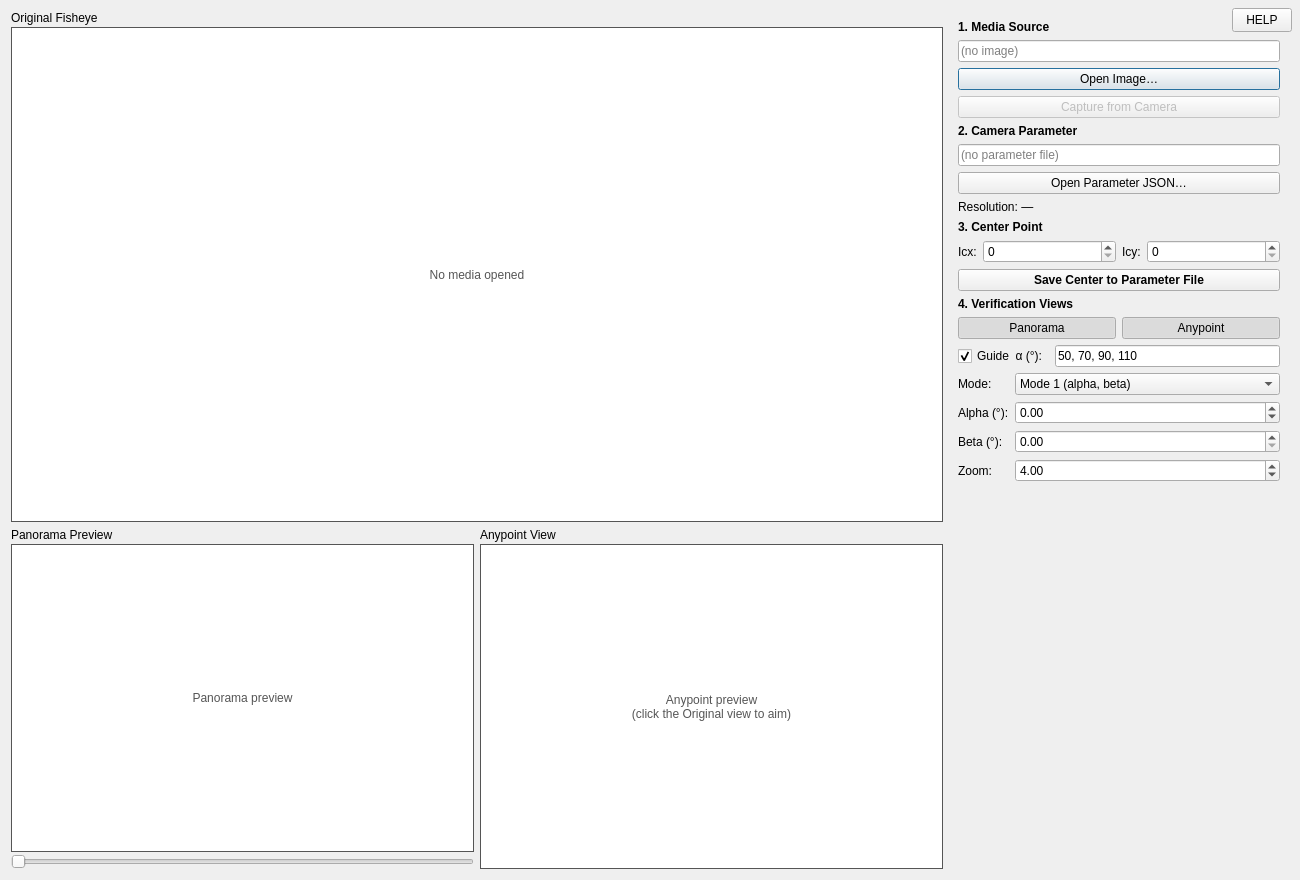
<?xml version="1.0" encoding="UTF-8"?>
<ui version="4.0">
 <class>Dialog_Center_Setup</class>
 <widget class="QDialog" name="Dialog_Center_Setup">
  <property name="geometry">
   <rect>
    <x>0</x>
    <y>0</y>
    <width>1300</width>
    <height>880</height>
   </rect>
  </property>
  <property name="windowTitle">
   <string>Fisheye Camera Center Setup</string>
  </property>
  <layout class="QHBoxLayout" name="rootLayout">
   <item>
    <widget class="QWidget" name="leftBox" native="true">
     <property name="sizePolicy">
      <sizepolicy hsizetype="Expanding" vsizetype="Expanding">
       <horstretch>1</horstretch>
       <verstretch>0</verstretch>
      </sizepolicy>
     </property>
     <layout class="QVBoxLayout" name="leftV">
      <property name="leftMargin">
       <number>0</number>
      </property>
      <property name="topMargin">
       <number>0</number>
      </property>
      <property name="rightMargin">
       <number>0</number>
      </property>
      <property name="bottomMargin">
       <number>0</number>
      </property>
      <item>
       <widget class="QWidget" name="oriBox" native="true">
        <property name="sizePolicy">
         <sizepolicy hsizetype="Expanding" vsizetype="Expanding">
          <horstretch>0</horstretch>
          <verstretch>3</verstretch>
         </sizepolicy>
        </property>
        <layout class="QVBoxLayout" name="oriV">
         <property name="spacing">
          <number>2</number>
         </property>
         <property name="leftMargin">
          <number>0</number>
         </property>
         <property name="topMargin">
          <number>0</number>
         </property>
         <property name="rightMargin">
          <number>0</number>
         </property>
         <property name="bottomMargin">
          <number>0</number>
         </property>
         <item>
          <widget class="QLabel" name="title_original">
           <property name="text">
            <string>Original Fisheye</string>
           </property>
          </widget>
         </item>
         <item>
          <widget class="QLabel" name="oriLabel">
           <property name="sizePolicy">
            <sizepolicy hsizetype="Expanding" vsizetype="Expanding">
             <horstretch>0</horstretch>
             <verstretch>1</verstretch>
            </sizepolicy>
           </property>
           <property name="minimumSize">
            <size>
             <width>460</width>
             <height>360</height>
            </size>
           </property>
           <property name="cursor">
            <cursorShape>CrossCursor</cursorShape>
           </property>
           <property name="styleSheet">
            <string notr="true">background:#fff;color:#555;</string>
           </property>
           <property name="frameShape">
            <enum>QFrame::Box</enum>
           </property>
           <property name="text">
            <string>No media opened</string>
           </property>
           <property name="alignment">
            <set>Qt::AlignCenter</set>
           </property>
          </widget>
         </item>
        </layout>
       </widget>
      </item>
      <item>
       <widget class="QWidget" name="bottomBox" native="true">
        <property name="sizePolicy">
         <sizepolicy hsizetype="Expanding" vsizetype="Expanding">
          <horstretch>0</horstretch>
          <verstretch>2</verstretch>
         </sizepolicy>
        </property>
        <layout class="QHBoxLayout" name="bottomRow">
         <property name="leftMargin">
          <number>0</number>
         </property>
         <property name="topMargin">
          <number>0</number>
         </property>
         <property name="rightMargin">
          <number>0</number>
         </property>
         <property name="bottomMargin">
          <number>0</number>
         </property>
         <item>
          <widget class="QWidget" name="panoBox" native="true">
           <property name="sizePolicy">
            <sizepolicy hsizetype="Expanding" vsizetype="Expanding">
             <horstretch>1</horstretch>
             <verstretch>0</verstretch>
            </sizepolicy>
           </property>
           <layout class="QVBoxLayout" name="panoV">
            <property name="spacing">
             <number>2</number>
            </property>
            <property name="leftMargin">
             <number>0</number>
            </property>
            <property name="topMargin">
             <number>0</number>
            </property>
            <property name="rightMargin">
             <number>0</number>
            </property>
            <property name="bottomMargin">
             <number>0</number>
            </property>
            <item>
             <widget class="QWidget" name="panoView" native="true">
              <property name="sizePolicy">
               <sizepolicy hsizetype="Expanding" vsizetype="Expanding">
                <horstretch>0</horstretch>
                <verstretch>1</verstretch>
               </sizepolicy>
              </property>
              <layout class="QVBoxLayout" name="panoTitledV">
               <property name="spacing">
                <number>2</number>
               </property>
               <property name="leftMargin">
                <number>0</number>
               </property>
               <property name="topMargin">
                <number>0</number>
               </property>
               <property name="rightMargin">
                <number>0</number>
               </property>
               <property name="bottomMargin">
                <number>0</number>
               </property>
               <item>
                <widget class="QLabel" name="title_panorama">
                 <property name="text">
                  <string>Panorama Preview</string>
                 </property>
                </widget>
               </item>
               <item>
                <widget class="QLabel" name="panoLabel">
                 <property name="sizePolicy">
                  <sizepolicy hsizetype="Expanding" vsizetype="Expanding">
                   <horstretch>0</horstretch>
                   <verstretch>1</verstretch>
                  </sizepolicy>
                 </property>
                 <property name="minimumSize">
                  <size>
                   <width>300</width>
                   <height>180</height>
                  </size>
                 </property>
                 <property name="styleSheet">
                  <string notr="true">background:#fff;color:#555;</string>
                 </property>
                 <property name="frameShape">
                  <enum>QFrame::Box</enum>
                 </property>
                 <property name="text">
                  <string>Panorama preview</string>
                 </property>
                 <property name="alignment">
                  <set>Qt::AlignCenter</set>
                 </property>
                </widget>
               </item>
              </layout>
             </widget>
            </item>
            <item>
             <widget class="QSlider" name="panoSlider">
              <property name="maximum">
               <number>100</number>
              </property>
              <property name="value">
               <number>0</number>
              </property>
              <property name="orientation">
               <enum>Qt::Horizontal</enum>
              </property>
             </widget>
            </item>
           </layout>
          </widget>
         </item>
         <item>
          <widget class="QWidget" name="anyBox" native="true">
           <property name="sizePolicy">
            <sizepolicy hsizetype="Expanding" vsizetype="Expanding">
             <horstretch>1</horstretch>
             <verstretch>0</verstretch>
            </sizepolicy>
           </property>
           <layout class="QVBoxLayout" name="anyTitledV">
            <property name="spacing">
             <number>2</number>
            </property>
            <property name="leftMargin">
             <number>0</number>
            </property>
            <property name="topMargin">
             <number>0</number>
            </property>
            <property name="rightMargin">
             <number>0</number>
            </property>
            <property name="bottomMargin">
             <number>0</number>
            </property>
            <item>
             <widget class="QLabel" name="title_anypoint">
              <property name="text">
               <string>Anypoint View</string>
              </property>
             </widget>
            </item>
            <item>
             <widget class="QLabel" name="anyLabel">
              <property name="sizePolicy">
               <sizepolicy hsizetype="Expanding" vsizetype="Expanding">
                <horstretch>0</horstretch>
                <verstretch>1</verstretch>
               </sizepolicy>
              </property>
              <property name="minimumSize">
               <size>
                <width>240</width>
                <height>180</height>
               </size>
              </property>
              <property name="styleSheet">
               <string notr="true">background:#fff;color:#555;</string>
              </property>
              <property name="frameShape">
               <enum>QFrame::Box</enum>
              </property>
              <property name="text">
               <string>Anypoint preview
(click the Original view to aim)</string>
              </property>
              <property name="alignment">
               <set>Qt::AlignCenter</set>
              </property>
             </widget>
            </item>
           </layout>
          </widget>
         </item>
        </layout>
       </widget>
      </item>
     </layout>
    </widget>
   </item>
   <item>
    <widget class="QWidget" name="panelW" native="true">
     <property name="sizePolicy">
      <sizepolicy hsizetype="Fixed" vsizetype="Preferred">
       <horstretch>0</horstretch>
       <verstretch>0</verstretch>
      </sizepolicy>
     </property>
     <property name="minimumSize">
      <size>
       <width>340</width>
       <height>0</height>
      </size>
     </property>
     <property name="maximumSize">
      <size>
       <width>340</width>
       <height>16777215</height>
      </size>
     </property>
     <layout class="QVBoxLayout" name="panel">
      <property name="spacing">
       <number>6</number>
      </property>
      <item>
       <widget class="QLabel" name="header_media">
        <property name="font">
         <font>
          <bold>true</bold>
         </font>
        </property>
        <property name="text">
         <string>1. Media Source</string>
        </property>
       </widget>
      </item>
      <item>
       <widget class="QLineEdit" name="imagePathEdit">
        <property name="readOnly">
         <bool>true</bool>
        </property>
        <property name="placeholderText">
         <string>(no image)</string>
        </property>
       </widget>
      </item>
      <item>
       <widget class="QPushButton" name="btnOpenImage">
        <property name="text">
         <string>Open Image…</string>
        </property>
       </widget>
      </item>
      <item>
       <widget class="QPushButton" name="btnCaptureCamera">
        <property name="enabled">
         <bool>false</bool>
        </property>
        <property name="text">
         <string>Capture from Camera</string>
        </property>
        <property name="toolTip">
         <string>Grab a fresh full-resolution frame from the rig's camera server, the same capture the main window's Capture button uses. Enabled only when this dialog is opened from the main app.</string>
        </property>
       </widget>
      </item>
      <item>
       <widget class="QLabel" name="header_param">
        <property name="font">
         <font>
          <bold>true</bold>
         </font>
        </property>
        <property name="text">
         <string>2. Camera Parameter</string>
        </property>
       </widget>
      </item>
      <item>
       <widget class="QLineEdit" name="paramPathEdit">
        <property name="readOnly">
         <bool>true</bool>
        </property>
        <property name="placeholderText">
         <string>(no parameter file)</string>
        </property>
       </widget>
      </item>
      <item>
       <widget class="QPushButton" name="btnOpenParam">
        <property name="text">
         <string>Open Parameter JSON…</string>
        </property>
       </widget>
      </item>
      <item>
       <widget class="QLabel" name="resLabel">
        <property name="text">
         <string>Resolution: —</string>
        </property>
       </widget>
      </item>
      <item>
       <widget class="QLabel" name="header_center">
        <property name="font">
         <font>
          <bold>true</bold>
         </font>
        </property>
        <property name="text">
         <string>3. Center Point</string>
        </property>
       </widget>
      </item>
      <item>
       <layout class="QHBoxLayout" name="icRow">
        <item>
         <widget class="QLabel" name="label_icx">
          <property name="text">
           <string>Icx:</string>
          </property>
         </widget>
        </item>
        <item>
         <widget class="QSpinBox" name="spinIcx">
          <property name="sizePolicy">
           <sizepolicy hsizetype="Expanding" vsizetype="Fixed">
            <horstretch>1</horstretch>
            <verstretch>0</verstretch>
           </sizepolicy>
          </property>
          <property name="maximum">
           <number>100000</number>
          </property>
         </widget>
        </item>
        <item>
         <widget class="QLabel" name="label_icy">
          <property name="text">
           <string>Icy:</string>
          </property>
         </widget>
        </item>
        <item>
         <widget class="QSpinBox" name="spinIcy">
          <property name="sizePolicy">
           <sizepolicy hsizetype="Expanding" vsizetype="Fixed">
            <horstretch>1</horstretch>
            <verstretch>0</verstretch>
           </sizepolicy>
          </property>
          <property name="maximum">
           <number>100000</number>
          </property>
         </widget>
        </item>
       </layout>
      </item>
      <item>
       <widget class="QPushButton" name="btnSaveCenter">
        <property name="styleSheet">
         <string notr="true">font-weight:bold;</string>
        </property>
        <property name="text">
         <string>Save Center to Parameter File</string>
        </property>
       </widget>
      </item>
      <item>
       <widget class="QLabel" name="header_views">
        <property name="font">
         <font>
          <bold>true</bold>
         </font>
        </property>
        <property name="text">
         <string>4. Verification Views</string>
        </property>
       </widget>
      </item>
      <item>
       <layout class="QHBoxLayout" name="viewRow">
        <item>
         <widget class="QPushButton" name="btnPanorama">
          <property name="text">
           <string>Panorama</string>
          </property>
          <property name="checkable">
           <bool>true</bool>
          </property>
          <property name="checked">
           <bool>true</bool>
          </property>
         </widget>
        </item>
        <item>
         <widget class="QPushButton" name="btnAnypoint">
          <property name="text">
           <string>Anypoint</string>
          </property>
          <property name="checkable">
           <bool>true</bool>
          </property>
          <property name="checked">
           <bool>true</bool>
          </property>
         </widget>
        </item>
       </layout>
      </item>
      <item>
       <layout class="QHBoxLayout" name="guideRow">
        <item>
         <widget class="QCheckBox" name="guideCheck">
          <property name="text">
           <string>Guide  α (°):</string>
          </property>
          <property name="checked">
           <bool>true</bool>
          </property>
         </widget>
        </item>
        <item>
         <widget class="QLineEdit" name="guideAlphasEdit">
          <property name="sizePolicy">
           <sizepolicy hsizetype="Expanding" vsizetype="Fixed">
            <horstretch>1</horstretch>
            <verstretch>0</verstretch>
           </sizepolicy>
          </property>
          <property name="text">
           <string>50, 70, 90, 110</string>
          </property>
         </widget>
        </item>
       </layout>
      </item>
      <item>
       <layout class="QFormLayout" name="anyForm">
        <item row="0" column="0">
         <widget class="QLabel" name="label_mode">
          <property name="text">
           <string>Mode:</string>
          </property>
         </widget>
        </item>
        <item row="0" column="1">
         <widget class="QComboBox" name="modeCombo">
          <item>
           <property name="text">
            <string>Mode 1 (alpha, beta)</string>
           </property>
          </item>
          <item>
           <property name="text">
            <string>Mode 2 (pitch, yaw)</string>
           </property>
          </item>
         </widget>
        </item>
        <item row="1" column="0">
         <widget class="QLabel" name="lblP1">
          <property name="text">
           <string>Alpha (°):</string>
          </property>
         </widget>
        </item>
        <item row="1" column="1">
         <widget class="QDoubleSpinBox" name="spinP1">
          <property name="minimum">
           <double>-110.000000000000000</double>
          </property>
          <property name="maximum">
           <double>110.000000000000000</double>
          </property>
         </widget>
        </item>
        <item row="2" column="0">
         <widget class="QLabel" name="lblP2">
          <property name="text">
           <string>Beta (°):</string>
          </property>
         </widget>
        </item>
        <item row="2" column="1">
         <widget class="QDoubleSpinBox" name="spinP2">
          <property name="maximum">
           <double>360.000000000000000</double>
          </property>
         </widget>
        </item>
        <item row="3" column="0">
         <widget class="QLabel" name="label_zoom">
          <property name="text">
           <string>Zoom:</string>
          </property>
         </widget>
        </item>
        <item row="3" column="1">
         <widget class="QDoubleSpinBox" name="spinZoom">
          <property name="minimum">
           <double>1.000000000000000</double>
          </property>
          <property name="maximum">
           <double>20.000000000000000</double>
          </property>
          <property name="value">
           <double>4.000000000000000</double>
          </property>
         </widget>
        </item>
       </layout>
      </item>
      <item>
       <spacer name="panelSpacer">
        <property name="orientation">
         <enum>Qt::Vertical</enum>
        </property>
        <property name="sizeHint" stdset="0">
         <size>
          <width>20</width>
          <height>40</height>
         </size>
        </property>
       </spacer>
      </item>
     </layout>
    </widget>
   </item>
  </layout>
  <widget class="QPushButton" name="helpButton">
   <property name="geometry">
    <rect>
     <x>1232</x>
     <y>8</y>
     <width>60</width>
     <height>24</height>
    </rect>
   </property>
   <property name="cursor">
    <cursorShape>PointingHandCursor</cursorShape>
   </property>
   <property name="toolTip">
    <string>Open the online help for this window</string>
   </property>
   <property name="text">
    <string>HELP</string>
   </property>
  </widget>
 </widget>
 <resources/>
 <connections/>
</ui>
